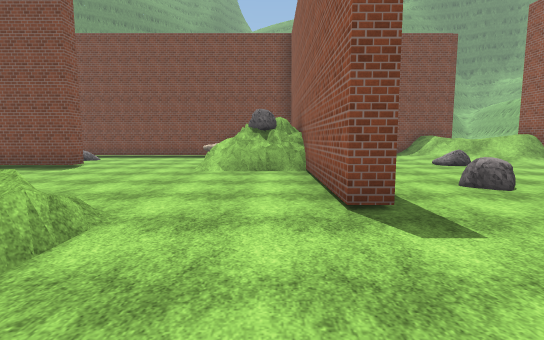
[1] (above)

24 first-person views from a walk through a 3-D level made in the Unity game engine. The camera is 1.5 m above the floor, tilts 6° down and sees 85° across. The floor is counted in squares, 2 m on a side. Each view is taken from the middle of a square. On the plan, view 1 faces up. The plan holds only what a view shows up to about 10 squares ahead; the rest is blank. The place goes on beyond the plan. The player is left out. Some surface patterns are stand-ins.

[2]
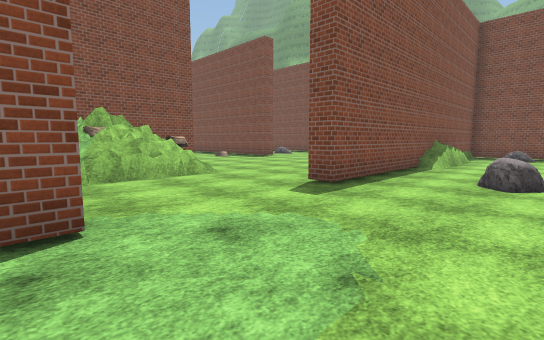

[3]
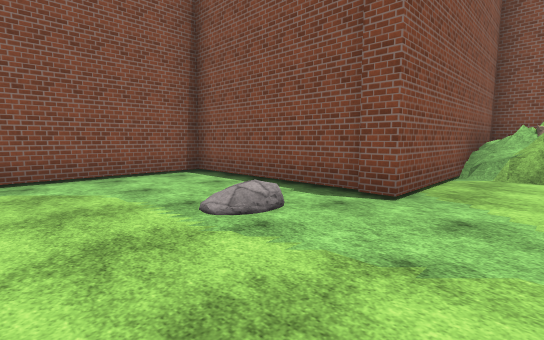

[4]
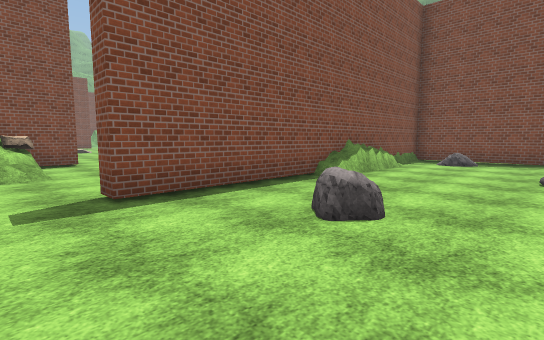

[5]
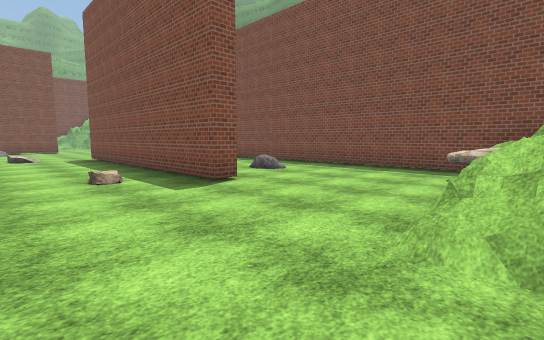

[6]
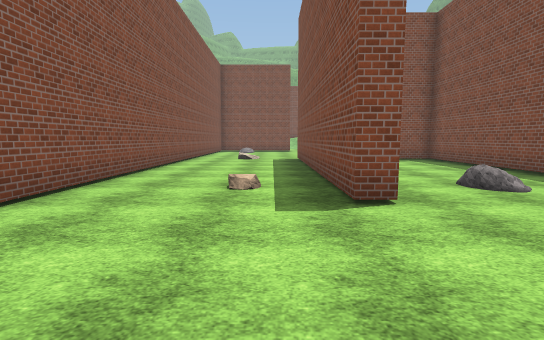

[7]
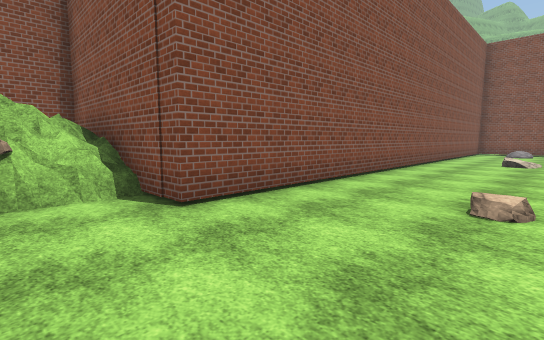

[8]
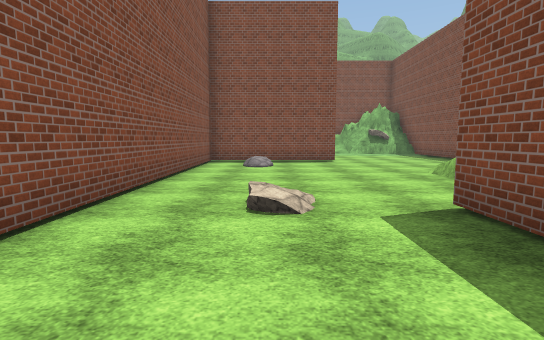

[9]
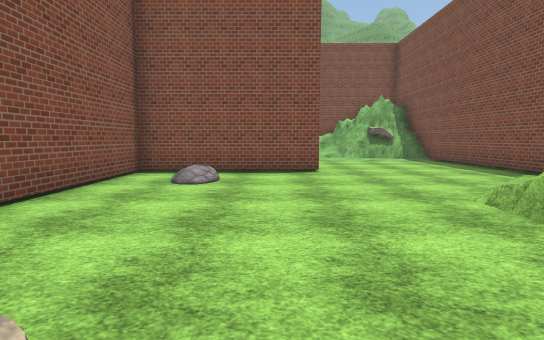

[10]
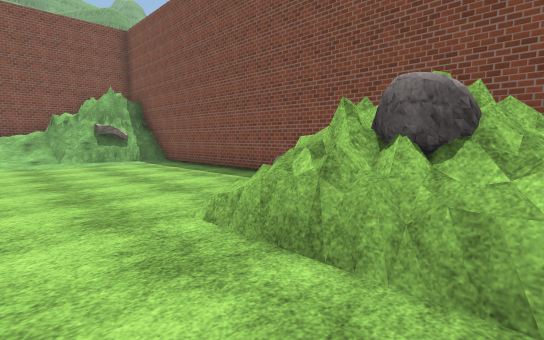

[11]
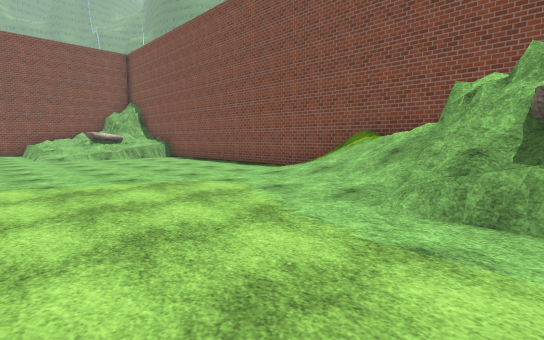

[12]
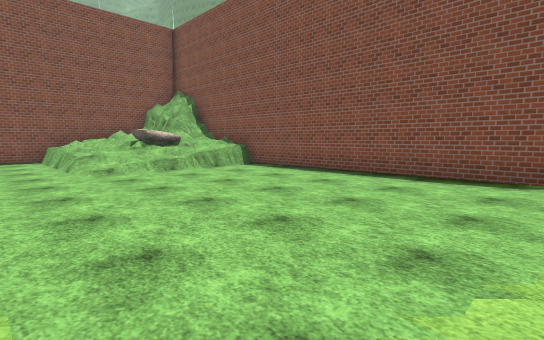

[13]
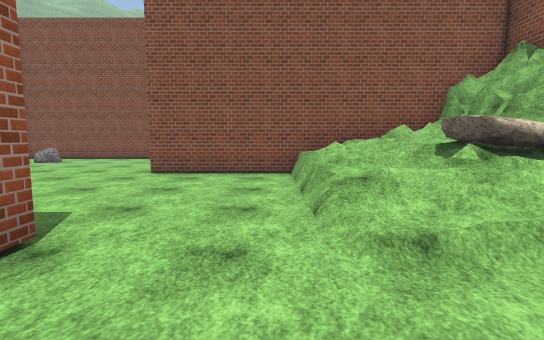

[14]
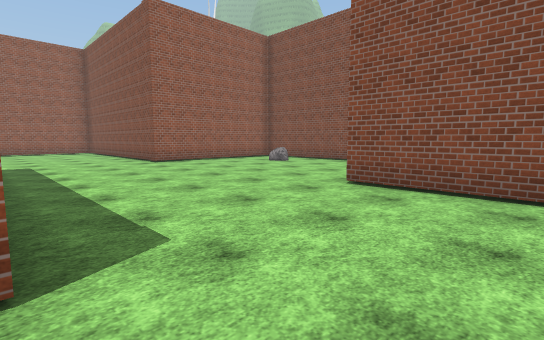

[15]
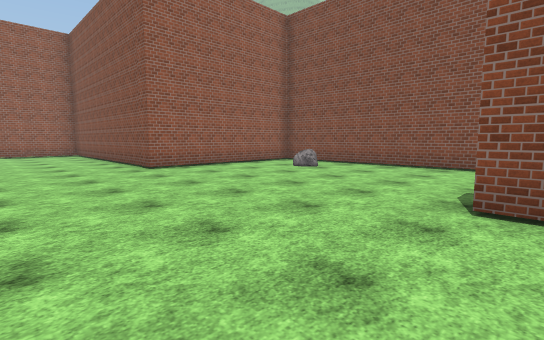

[16]
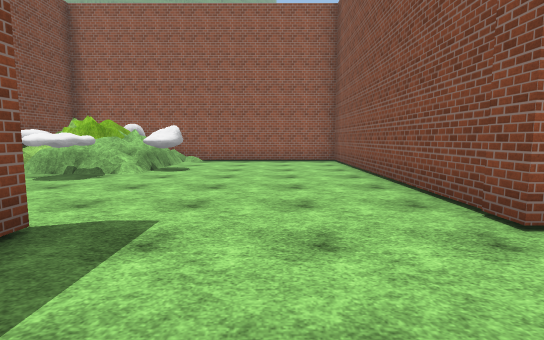

[17]
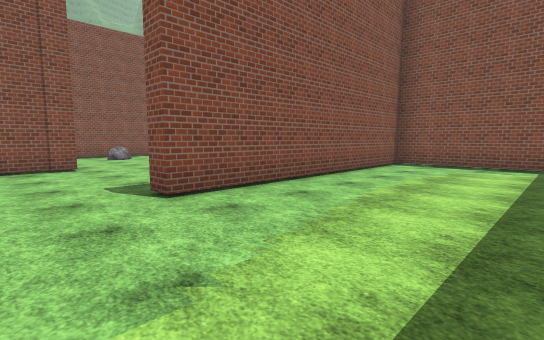

[18]
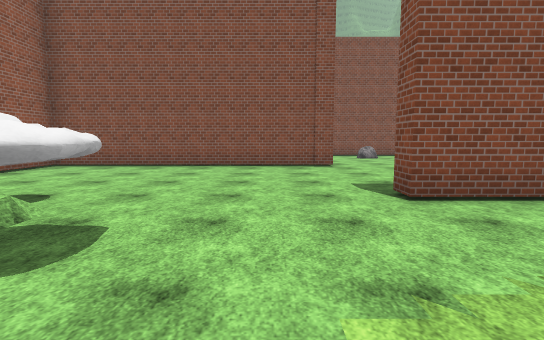

[19]
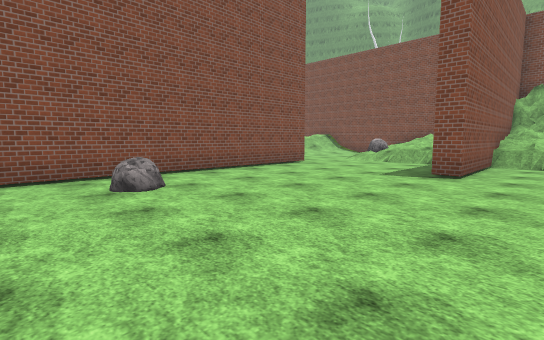

[20]
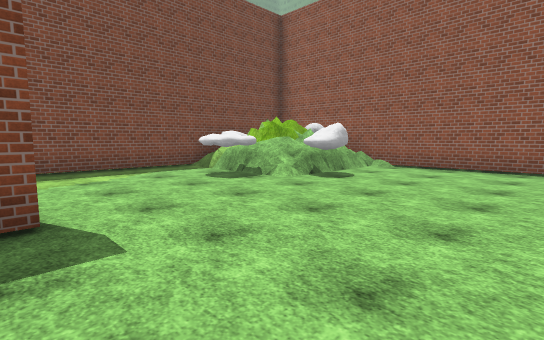

[21]
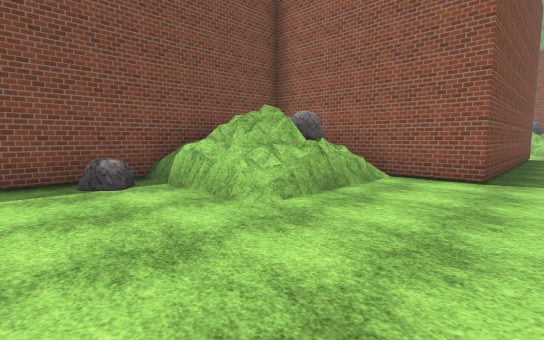

[22]
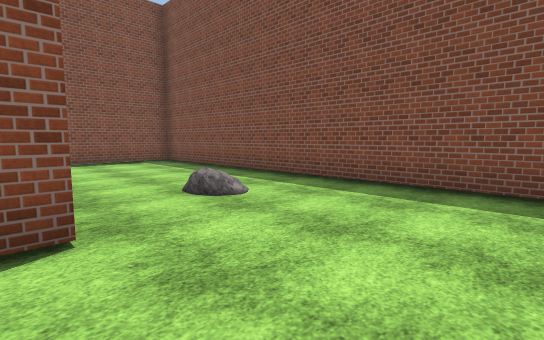

[23]
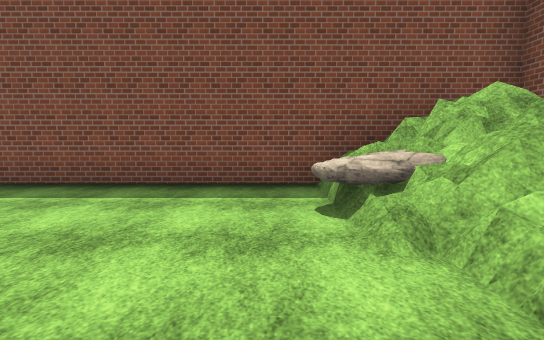

[24]
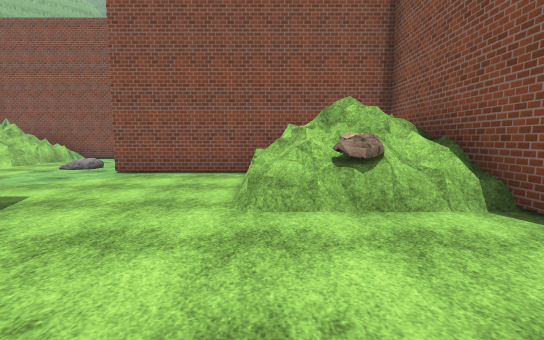

### Floor plan
Key: @ floor where view 1 was taken; # wall or solid block; . main floor; : floor 1.25 m higher than the main floor; / step, stairs or slope; = window, fence, low wall or low ledge; ^ raised ledge; R rock.
Columns run from 27 left of view 1 to 5 right of it. Each row starts with its distance up from view 1.
 13    ########## ############# #####
 12   ##.....R.^# #..........## #./.
 11  ##R.......####..........## #././
 10 ###=.......#R^#.....R....####/../
  9 #///..........#  ........=###/../
  8 #//....#......########...=R##/..R
  7 #//....#..................=^#....
  6 #/.....#.....//.............#....
  5 #......#....................#.R..
  4 #......################.....#....
  3 #......#...........#  #^R=.......
  2 #......#...........#  ####.......
  1 #......#.........RR^######.......
  0 #......#...........R######.@.....
 -1 #==//..########....R..#  ####....
 -2 ##R//.................#     #...=
 -3  #RR/.................#     #...#
 -4  #=:=.................#     #...=
 -5  ###=..........########     #####
 -6  #######.......#
 -7    :=..........#
 -8     =..........#
 -9      .......R..#
-10       .#########

Positions as (right, up) in squares from view 1, and headings:
1: (0, 0), facing up
2: (4, -1), facing up-left
3: (5, 1), facing down-left
4: (5, 2), facing up-left
5: (-1, 5), facing up-left
6: (-2, 7), facing left
7: (-3, 7), facing down-left
8: (-10, 6), facing left
9: (-13, 7), facing left
10: (-14, 8), facing up-left
11: (-21, 11), facing down-left
12: (-21, 6), facing down-left
13: (-22, 1), facing down
14: (-22, -1), facing down-right
15: (-20, -2), facing down-right
16: (-15, -3), facing right
17: (-11, 3), facing down-left
18: (-11, 3), facing down
19: (-13, -4), facing down-left
20: (-13, -4), facing up-right
21: (-19, 7), facing up-right
22: (-3, 8), facing up-left
23: (-3, 8), facing up
24: (-2, 6), facing down
